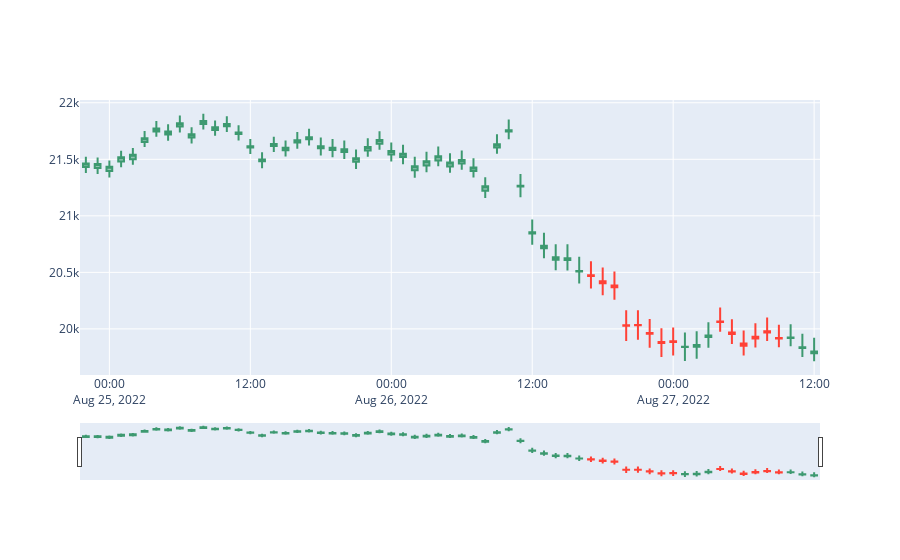
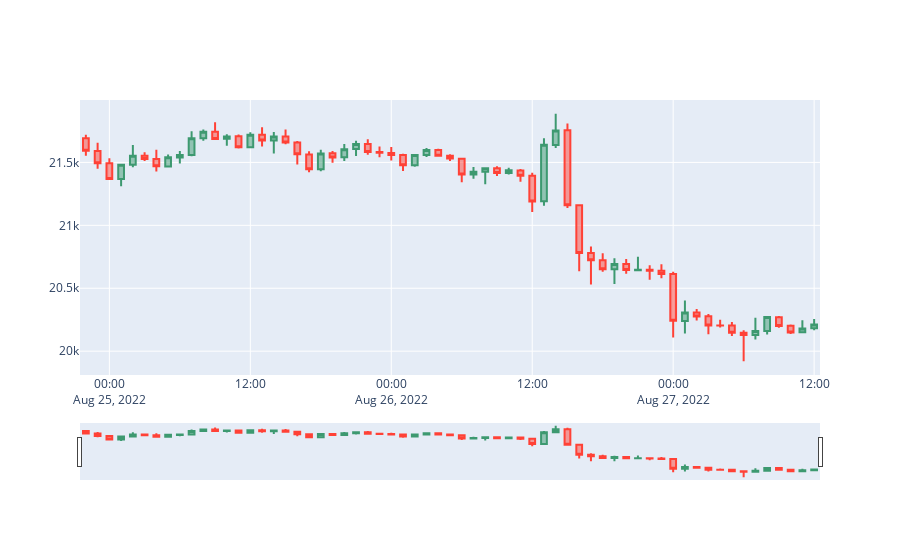

The notebook cell saved with these charts, in order:
### Code cell
predicted_0 = pd.DataFrame(predicted[f'LSTM_regressor_{NUMBER_OF_MODEL}'], columns=['open', 'high', 'low', 'close'])
predicted_0['date'] = test_data.index

# Predicted dataframe
fig = go.Figure(data=[go.Candlestick(
                x=predicted_0['date'],
                open=predicted_0['open'],
                high=predicted_0['high'],
                low=predicted_0['low'],
                close=predicted_0['close'])])

# Actual dataframe
fig_real = go.Figure(data=[go.Candlestick(
                x=test_data.index,
                open=test_data['open'],
                high=test_data['high'],
                low=test_data['low'],
                close=test_data['close'])])

fig.show()
fig_real.show()
